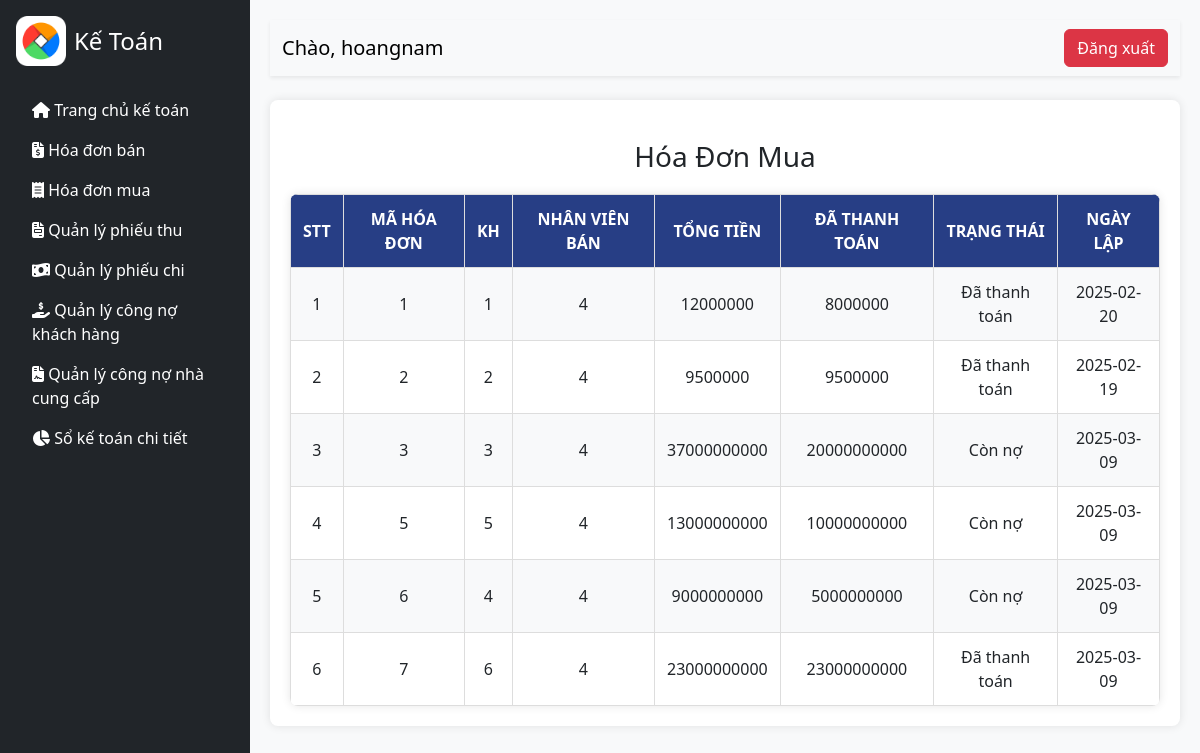
Screenshot of /index.php?act=hdmua (signed in) with the database file from the repository.
### tables this page shows
CREATE TABLE `hoa_don_mua` (
  `HDM_ID` int(11) NOT NULL,
  `NCC_ID` int(11) NOT NULL,
  `HDM_TONGTIEN` decimal(15,0) NOT NULL,
  `HDM_DATHANHTOAN` decimal(15,0) NOT NULL,
  `HDM_LYDO` varchar(1000) NOT NULL,
  `HDM_TRANGTHAI` varchar(30) NOT NULL,
  `HDM_MOTA` mediumtext DEFAULT NULL,
  `HDM_NGAYLAP` date NOT NULL,
  `NV_ID` int(11) NOT NULL
);

### model/doanhthu.php (called while the page is built, shortened)
<?php
function get_hoadon_mua(){
    $conn = ketnoidb();
    $sql = "SELECT * FROM hoa_don_mua";
    $stmt = $conn->prepare($sql);
    $stmt->execute();
    $stmt->setFetchMode(PDO::FETCH_ASSOC);
    $kq = $stmt->fetchAll();
    return $kq;
}
?>

### ketoan/hdmua.php (the view, shortened to what this page needs)
<!DOCTYPE html>
<html lang="en">
<head>
    <link rel="stylesheet" href="view/CSS/ketoan.css">
    <link href="https://cdn.jsdelivr.net/npm/bootstrap@5.3.3/dist/css/bootstrap.min.css" rel="stylesheet">
    <link rel="stylesheet" href="https://cdnjs.cloudflare.com/ajax/libs/font-awesome/6.5.1/css/all.min.css">
</head>
<body>
     <div class="d-flex" id="wrapper">
        <div class="bg-dark text-white p-3" id="sidebar">
            <div class="d-flex align-items-center">
                <img src="images/logo.png" alt="Logo" class="img-fluid me-2" style="max-height: 50px;">
                <h4 class="mb-0">Kế Toán</h4>
            </div>
            <ul class="nav flex-column">
                <br>
                <li class="nav-item"><a href="index.php?act=ketoan" class="nav-link text-white"><i class="fas fa-home"></i> Trang chủ kế toán</a></li>
                <li class="nav-item"><a href="index.php?act=hdban" class="nav-link text-white"><i class="fas fa-file-invoice-dollar"></i> Hóa đơn bán</a></li>
                <li class="nav-item"><a href="index.php?act=hdmua" class="nav-link text-white"><i class="fas fa-receipt"></i> Hóa đơn mua</a></li>
                <li class="nav-item"><a href="index.php?act=dsphieuthu" class="nav-link text-white"><i class="fas fa-file-invoice"></i> Quản lý phiếu thu</a></li>
                <li class="nav-item"><a href="index.php?act=dsphieuchi" class="nav-link text-white"><i class="fas fa-money-bill-wave"></i> Quản lý phiếu chi</a></li>
                <li class="nav-item"><a href="index.php?act=CusDebt" class="nav-link text-white"><i class="fas fa-hand-holding-usd"></i> Quản lý công nợ khách hàng</a></li>
                <li class="nav-item"><a href="index.php?act=debttosupplier" class="nav-link text-white"><i class="fas fa-file-contract"></i> Quản lý công nợ nhà cung cấp</a></li>
                <li class="nav-item"><a href="index.php?act=soketoan" class="nav-link text-white"><i class="fas fa-chart-pie"></i> Sổ kế toán chi tiết</a></li>
            </ul>
        </div>
        <div id="page-content" class="w-100">
            <nav class="navbar navbar-expand-lg navbar-light bg-light shadow-sm">
                <div class="container-fluid">
                    <span class="navbar-brand">Chào, <?php echo $_SESSION['username']; ?></span>
                    <div class="out">
                        <a href="index.php?act=thoat"><button class="btn btn-danger" onclick="logout()">Đăng xuất</button></a>
                    </div>
                </div>
            </nav>
            <div class="container mt-4">
                <h3>Hóa Đơn Mua</h3>
                <table class="category-table">
                    <tr>
                        <th>STT</th>
                        <th>Mã hóa đơn</th>
                        <th>KH</th>
                        <th>Nhân viên bán</th>
                        <th>Tổng tiền</th>
                        <th>Đã thanh toán</th>
                        <th>Trạng thái</th>
                        <th>Ngày lập</th>
                    </tr>
                    <?php
                                if(isset($hdm) && (count($hdm) > 0)){
                                    $i=1;
                                    foreach ($hdm as $ds) {
                                        echo '<tr>
                                                <td>'.$i.'</td>
                                                <td>'.$ds['HDM_ID'].'</td>
                                                <td>'.$ds['NCC_ID'].'</td>
                                                <td>'.$ds['NV_ID'].'</td>
                                                <td>'.$ds['HDM_TONGTIEN'].'</td>
                                                <td>'.$ds['HDM_DATHANHTOAN'].'</td>
                                                <td>'.$ds['HDM_TRANGTHAI'].'</td>
                                                <td>'.$ds['HDM_NGAYLAP'].'</td>
                                            </tr>';
                                            $i++;
                                    }
                                }
                                ?>
                </table>
            </div>
        </div>
    </div>
</body>
</html>

### view/CSS/ketoan.css (style rules this page uses)
body { font-family: Arial, sans-serif; }
#wrapper { display: flex; }
#sidebar { width: 250px; height: 100vh; position: fixed; }
#page-content { margin-left: 250px; padding: 20px; width: 100%; }

### ketoan/hdmua.php (style rules this page uses)
body { background-color: #f8f9fa; }
.nav-link { transition: background-color 0.3s ease, color 0.3s ease; }
.container { max-width: 100%; background: white; padding: 20px; border-radius: 8px; margin-top: 20px; box-shadow: 0 0 10px rgba(0, 0, 0, 0.1); }
h3 { margin-top: 20px; margin-bottom: 20px; text-align: center; }
.category-table { width: 100%; border-collapse: collapse; background: #fff; box-shadow: 0px 0px 10px rgba(0, 0, 0, 0.1); border-radius: 8px; overflow: hidden; }
.category-table th, .category-table td { padding: 12px; text-align: center; border: 1px solid #ddd; }
.category-table th { background: rgb(39, 62, 133); color: white; font-weight: bold; text-transform: uppercase; }
.category-table tr:nth-child(even) { background: #f8f9fa; }

### rows the page displays
hoa_don_mua: HDM_ID "1", NCC_ID "1", NV_ID "4", HDM_TONGTIEN "12000000", HDM_DATHANHTOAN "8000000", HDM_TRANGTHAI "Đã thanh toán", HDM_NGAYLAP "2025-02-20"
hoa_don_mua: HDM_ID "2", NCC_ID "2", NV_ID "4", HDM_TONGTIEN "9500000", HDM_DATHANHTOAN "9500000", HDM_TRANGTHAI "Đã thanh toán", HDM_NGAYLAP "2025-02-19"
hoa_don_mua: HDM_ID "3", NCC_ID "3", NV_ID "4", HDM_TONGTIEN "37000000000", HDM_DATHANHTOAN "20000000000", HDM_TRANGTHAI "Còn nợ", HDM_NGAYLAP "2025-03-09"
hoa_don_mua: HDM_ID "5", NCC_ID "5", NV_ID "4", HDM_TONGTIEN "13000000000", HDM_DATHANHTOAN "10000000000", HDM_TRANGTHAI "Còn nợ", HDM_NGAYLAP "2025-03-09"
hoa_don_mua: HDM_ID "6", NCC_ID "4", NV_ID "4", HDM_TONGTIEN "9000000000", HDM_DATHANHTOAN "5000000000", HDM_TRANGTHAI "Còn nợ", HDM_NGAYLAP "2025-03-09"
hoa_don_mua: HDM_ID "7", NCC_ID "6", NV_ID "4", HDM_TONGTIEN "23000000000", HDM_DATHANHTOAN "23000000000", HDM_TRANGTHAI "Đã thanh toán", HDM_NGAYLAP "2025-03-09"

### other values shown
$_SESSION['username'] "hoangnam"
